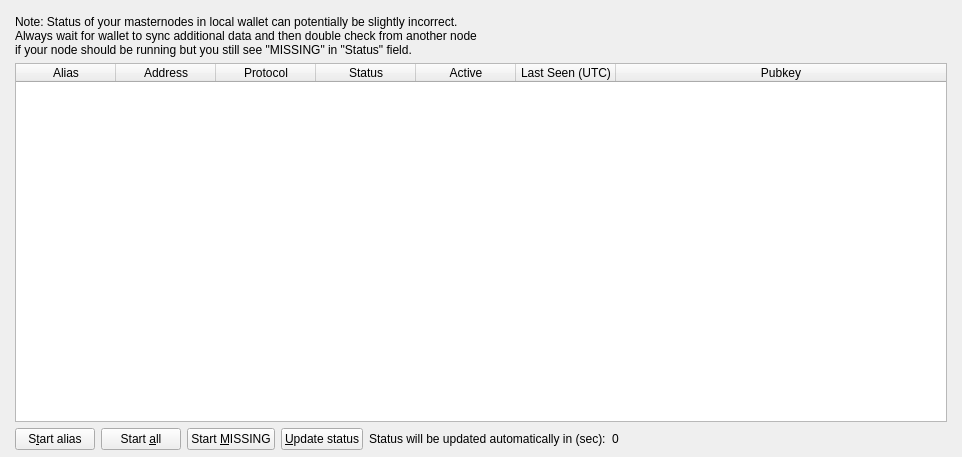
<?xml version="1.0" encoding="UTF-8"?>
<ui version="4.0">
 <class>MasternodeList</class>
 <widget class="QWidget" name="MasternodeList">
  <property name="geometry">
   <rect>
    <x>0</x>
    <y>0</y>
    <width>962</width>
    <height>457</height>
   </rect>
  </property>
  <property name="windowTitle">
   <string>Form</string>
  </property>
  <layout class="QVBoxLayout" name="topLayout" stretch="0">
   <property name="leftMargin">
    <number>0</number>
   </property>
   <property name="topMargin">
    <number>0</number>
   </property>
   <property name="rightMargin">
    <number>0</number>
   </property>
   <property name="bottomMargin">
    <number>0</number>
   </property>
   <item>
    <layout class="QVBoxLayout" name="verticalLayout_Master" stretch="0,1">
     <property name="spacing">
      <number>0</number>
     </property>
     <item>
      <widget class="QFrame" name="frame_Header">
       <layout class="QVBoxLayout" name="verticalLayout_4">
        <property name="leftMargin">
         <number>0</number>
        </property>
        <property name="topMargin">
         <number>0</number>
        </property>
        <property name="rightMargin">
         <number>0</number>
        </property>
        <property name="bottomMargin">
         <number>0</number>
        </property>
       </layout>
      </widget>
     </item>
     <item>
      <widget class="QFrame" name="frame_BG">
       <layout class="QVBoxLayout" name="verticalLayout_3">
        <property name="leftMargin">
         <number>6</number>
        </property>
        <property name="topMargin">
         <number>6</number>
        </property>
        <property name="rightMargin">
         <number>6</number>
        </property>
        <property name="bottomMargin">
         <number>6</number>
        </property>
        <item>
         <widget class="QFrame" name="frame_Content">
          <layout class="QVBoxLayout" name="verticalLayout">
           <property name="spacing">
            <number>0</number>
           </property>
           <property name="leftMargin">
            <number>0</number>
           </property>
           <property name="topMargin">
            <number>0</number>
           </property>
           <property name="rightMargin">
            <number>0</number>
           </property>
           <property name="bottomMargin">
            <number>0</number>
           </property>
           <item>
            <layout class="QGridLayout" name="gridLayout_2">
             <property name="spacing">
              <number>2</number>
             </property>
             <item row="0" column="0">
              <widget class="QFrame" name="frameList">
               <layout class="QVBoxLayout" name="verticalLayout_2">
                <property name="bottomMargin">
                 <number>1</number>
                </property>
                <item>
                 <layout class="QHBoxLayout" name="horizontalLayout_note">
                  <property name="bottomMargin">
                   <number>0</number>
                  </property>
                  <item>
                   <widget class="QLabel" name="updateNote">
                    <property name="text">
                     <string>Note: Status of your masternodes in local wallet can potentially be slightly incorrect.&lt;br /&gt;Always wait for wallet to sync additional data and then double check from another node&lt;br /&gt;if your node should be running but you still see &quot;MISSING&quot; in &quot;Status&quot; field.</string>
                    </property>
                   </widget>
                  </item>
                 </layout>
                </item>
                <item>
                 <widget class="QTableWidget" name="tableWidgetMyMasternodes">
                  <property name="minimumSize">
                   <size>
                    <width>695</width>
                    <height>0</height>
                   </size>
                  </property>
                  <property name="palette">
                   <palette>
                    <active>
                     <colorrole role="Text">
                      <brush brushstyle="SolidPattern">
                       <color alpha="255">
                        <red>51</red>
                        <green>51</green>
                        <blue>51</blue>
                       </color>
                      </brush>
                     </colorrole>
                    </active>
                    <inactive>
                     <colorrole role="Text">
                      <brush brushstyle="SolidPattern">
                       <color alpha="255">
                        <red>51</red>
                        <green>51</green>
                        <blue>51</blue>
                       </color>
                      </brush>
                     </colorrole>
                    </inactive>
                    <disabled>
                     <colorrole role="Text">
                      <brush brushstyle="SolidPattern">
                       <color alpha="255">
                        <red>85</red>
                        <green>85</green>
                        <blue>85</blue>
                       </color>
                      </brush>
                     </colorrole>
                    </disabled>
                   </palette>
                  </property>
                  <property name="editTriggers">
                   <set>QAbstractItemView::NoEditTriggers</set>
                  </property>
                  <property name="alternatingRowColors">
                   <bool>true</bool>
                  </property>
                  <property name="selectionMode">
                   <enum>QAbstractItemView::SingleSelection</enum>
                  </property>
                  <property name="selectionBehavior">
                   <enum>QAbstractItemView::SelectRows</enum>
                  </property>
                  <property name="sortingEnabled">
                   <bool>true</bool>
                  </property>
                  <attribute name="horizontalHeaderStretchLastSection">
                   <bool>true</bool>
                  </attribute>
                  <column>
                   <property name="text">
                    <string>Alias</string>
                   </property>
                  </column>
                  <column>
                   <property name="text">
                    <string>Address</string>
                   </property>
                  </column>
                  <column>
                   <property name="text">
                    <string>Protocol</string>
                   </property>
                  </column>
                  <column>
                   <property name="text">
                    <string>Status</string>
                   </property>
                  </column>
                  <column>
                   <property name="text">
                    <string>Active</string>
                   </property>
                  </column>
                  <column>
                   <property name="text">
                    <string>Last Seen (UTC)</string>
                   </property>
                  </column>
                  <column>
                   <property name="text">
                    <string>Pubkey</string>
                   </property>
                  </column>
                 </widget>
                </item>
                <item>
                 <layout class="QHBoxLayout" name="horizontalLayout_5">
                  <property name="bottomMargin">
                   <number>0</number>
                  </property>
                  <item>
                   <widget class="QPushButton" name="startButton">
                    <property name="text">
                     <string>S&amp;tart alias</string>
                    </property>
                   </widget>
                  </item>
                  <item>
                   <widget class="QPushButton" name="startAllButton">
                    <property name="text">
                     <string>Start &amp;all</string>
                    </property>
                   </widget>
                  </item>
                  <item>
                   <widget class="QPushButton" name="startMissingButton">
                    <property name="text">
                     <string>Start &amp;MISSING</string>
                    </property>
                   </widget>
                  </item>
                  <item>
                   <widget class="QPushButton" name="UpdateButton">
                    <property name="text">
                     <string>&amp;Update status</string>
                    </property>
                   </widget>
                  </item>
                  <item>
                   <widget class="QLabel" name="autoupdate_label">
                    <property name="text">
                     <string>Status will be updated automatically in (sec):</string>
                    </property>
                   </widget>
                  </item>
                  <item>
                   <widget class="QLabel" name="secondsLabel">
                    <property name="text">
                     <string>0</string>
                    </property>
                   </widget>
                  </item>
                  <item>
                   <spacer name="horizontalSpacer_5">
                    <property name="orientation">
                     <enum>Qt::Horizontal</enum>
                    </property>
                    <property name="sizeHint" stdset="0">
                     <size>
                      <width>40</width>
                      <height>20</height>
                     </size>
                    </property>
                   </spacer>
                  </item>
                 </layout>
                </item>
               </layout>
              </widget>
             </item>
            </layout>
           </item>
          </layout>
         </widget>
        </item>
       </layout>
      </widget>
     </item>
    </layout>
   </item>
  </layout>
 </widget>
 <resources/>
 <connections/>
</ui>
